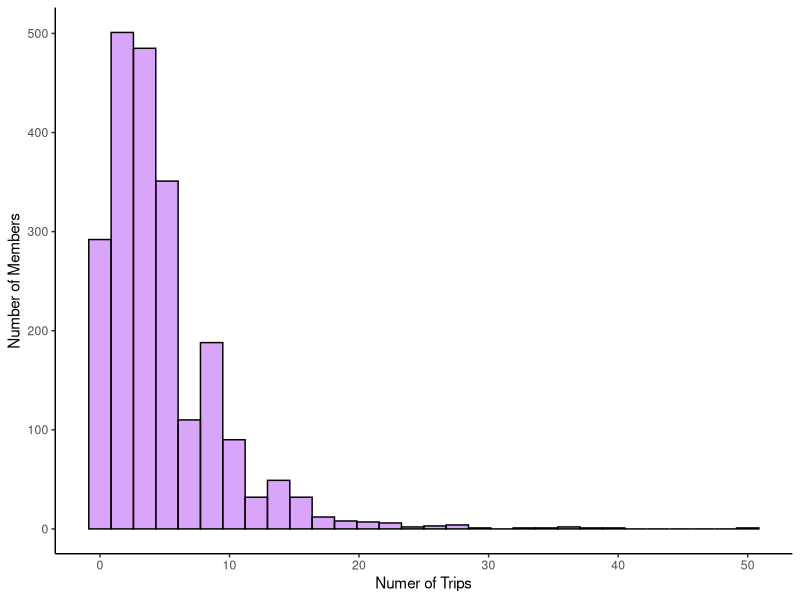
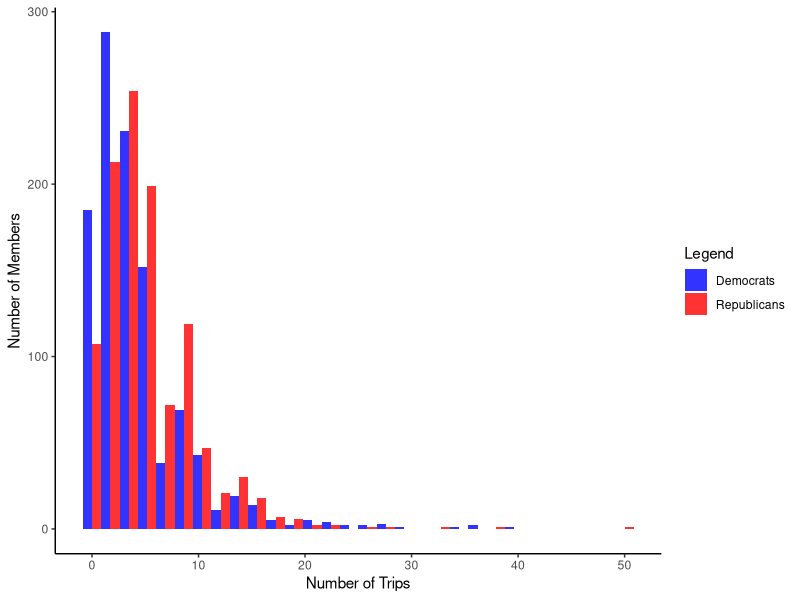

Write the R code that produced these figures, in order. (Note: this script raises an error after producing the figures.)
## ---- chunk 1
library(ggplot2)
library(MASS)
giftdata <- read.csv(file = "110-114Congresses.csv", header = TRUE, stringsAsFactors = FALSE)
ggplot(data = giftdata, aes(x=trips)) + geom_histogram(color="black", fill="purple", alpha=0.4) + theme_classic() + labs(x="Numer of Trips", y="Number of Members")
## ---- chunk 2
library(ggplot2)
library(RColorBrewer)
giftdata <- read.csv(file = "110-114Congresses.csv", header = TRUE, stringsAsFactors = FALSE)
ggplot(data = giftdata, aes(x = trips, fill = as.factor(party))) + geom_histogram(alpha=0.8, position="dodge") + theme_classic() + scale_fill_manual(name =c("Legend"), values=c("blue", "red"), labels=c("100"="Democrats", "200"="Republicans")) + labs(x="Number of Trips", y="Number of Members")
## ---- chunk 3
library(ggplot2)
library(dplyr)
library(RColorBrewer)
#set up data and multiplot function
giftdata <- read.csv(file = "110-114Congresses.csv", header = TRUE, stringsAsFactors = FALSE)
finalmodel <- glm.nb(trips ~ extreme*democrat + winpct + committee*democrat + seniority + chairman + party.leader + fourteenth + thirteenth + twelfth + eleventh, data = giftdata)
multiplot <- function(..., plotlist=NULL, file, cols=1, layout=NULL) {
  library(grid)

  # Make a list from the ... arguments and plotlist
  plots <- c(list(...), plotlist)

  numPlots = length(plots)

  # If layout is NULL, then use 'cols' to determine layout
  if (is.null(layout)) {
    # Make the panel
    # ncol: Number of columns of plots
    # nrow: Number of rows needed, calculated from # of cols
    layout <- matrix(seq(1, cols * ceiling(numPlots/cols)),
                    ncol = cols, nrow = ceiling(numPlots/cols))
  }

 if (numPlots==1) {
    print(plots[[1]])

  } else {
    # Set up the page
    grid.newpage()
    pushViewport(viewport(layout = grid.layout(nrow(layout), ncol(layout))))

    # Make each plot, in the correct location
    for (i in 1:numPlots) {
      # Get the i,j matrix positions of the regions that contain this subplot
      matchidx <- as.data.frame(which(layout == i, arr.ind = TRUE))

      print(plots[[i]], vp = viewport(layout.pos.row = matchidx$row,
                                      layout.pos.col = matchidx$col))
    }
  }
}

#predicted values
extremitydata <- data.frame(extreme = giftdata$extreme, democrat = 0, winpct = mean(giftdata$winpct), seniority = mean(giftdata$seniority), chairman = 0, committee = 0, party.leader = 0, fourteenth = 0, thirteenth = 0, twelfth = 0, eleventh = 0)
extremitydataD1 <- data.frame(extreme = giftdata$extreme, democrat = giftdata$democrat, winpct = mean(giftdata$winpct), seniority = mean(giftdata$seniority), chairman = 0, committee = 0, party.leader = 0, fourteenth = 0, thirteenth = 0, twelfth = 0, eleventh = 0)
extremitydataD1 <- filter(extremitydataD1, democrat == 1)
winpctdata <- data.frame(extreme = mean(giftdata$extreme), democrat = 0, winpct = giftdata$winpct, seniority = mean(giftdata$seniority), chairman = 0, committee = 0, party.leader = 0, fourteenth = 0, thirteenth = 0, twelfth = 0, eleventh = 0)
senioritydata <- data.frame(extreme = mean(giftdata$extreme), democrat = 0, winpct = mean(giftdata$winpct), seniority = giftdata$seniority, chairman = 0, committee = 0, party.leader = 0, fourteenth = 0, thirteenth = 0, twelfth = 0, eleventh = 0)
extremitydata$phat <- predict(finalmodel, extremitydata, type = "response")
extremitydataD1$phat <- predict(finalmodel, extremitydataD1, type = "response")
winpctdata$phat <- predict(finalmodel, winpctdata, type = "response")
senioritydata$phat <- predict(finalmodel, senioritydata, type = "response")

#prep for plots
extremitydataCI <- data.frame(extremitydata)
extremitydataCI <- cbind(extremitydataCI, predict(finalmodel, extremitydata, type = "link", se.fit = T))
extremitydataCI <- within(extremitydataCI, {
  Trips <- exp(fit)
  LL <- exp(fit - 1.96 * se.fit)
  UL <- exp(fit + 1.96 * se.fit)})

extremitydataD1CI <- data.frame(extremitydataD1)
extremitydataD1CI <- cbind(extremitydataD1CI, predict(finalmodel, extremitydataD1, type = "link", se.fit = T))
extremitydataD1CI <- within(extremitydataD1CI, {
  Trips <- exp(fit)
  LL <- exp(fit - 1.96 * se.fit)
  UL <- exp(fit + 1.96 * se.fit)})

winpctdataCI <- data.frame(winpctdata)
winpctdataCI <- cbind(winpctdataCI, predict(finalmodel, winpctdata, type = "link", se.fit = T))
winpctdataCI <- within(winpctdataCI, {
  Trips <- exp(fit)
  LL <- exp(fit - 1.96 * se.fit)
  UL <- exp(fit + 1.96 * se.fit)})

senioritydataCI <- data.frame(senioritydata)
senioritydataCI <- cbind(senioritydataCI, predict(finalmodel, senioritydata, type = "link", se.fit = T))
senioritydataCI <- within(senioritydataCI, {
  Trips <- exp(fit)
  LL <- exp(fit - 1.96 * se.fit)
  UL <- exp(fit + 1.96 * se.fit)})

#plots
mypalette <- brewer.pal(3,"Purples")
p1 <- ggplot(extremitydataCI, aes(extreme, Trips)) +
  geom_ribbon(aes(ymin = LL, ymax = UL, fill = democrat), alpha = .25) +
  geom_line(aes(colour = committee), size = 1) +
  labs(x = "Ideological Extremity", y = "Predicted Trips (Democrat = 0)") + guides(colour=FALSE, fill=FALSE) + scale_fill_distiller(palette = mypalette, type = "seq") + scale_color_distiller(palette = mypalette, type = "seq") + theme_classic()
p2 <- ggplot(extremitydataD1CI, aes(extreme, Trips)) +
  geom_ribbon(aes(ymin = LL, ymax = UL, fill = chairman), alpha = .25) +
  geom_line(aes(colour = party.leader), size = 1) +
  labs(x = "Ideological Extremity", y = "Predicted Trips (Democrat = 1)") + guides(colour=FALSE, fill=FALSE) + scale_fill_distiller(palette = mypalette, type = "seq") + scale_color_distiller(palette = mypalette, type = "seq") + theme_classic()
p3 <- ggplot(winpctdataCI, aes(winpct, Trips)) +
  geom_ribbon(aes(ymin = LL, ymax = UL, fill = committee), alpha = .25) +
  geom_line(aes(colour = committee), size = 1) +
  labs(x = "Win Percentage", y = "Predicted Trips") + guides(colour=FALSE, fill=FALSE) + scale_fill_distiller(palette = mypalette, type = "seq") + scale_color_distiller(palette = mypalette, type = "seq") + theme_classic()
p4 <- ggplot(senioritydataCI, aes(seniority, Trips)) +
  geom_ribbon(aes(ymin = LL, ymax = UL, fill = fourteenth), alpha = .25) +
  geom_line(aes(colour = fourteenth), size = 1) +
  labs(x = "Terms Served in the House", y = "Predicted Trips") + guides(colour=FALSE, fill=FALSE) + scale_fill_distiller(palette = mypalette, type = "seq") + scale_color_distiller(palette = mypalette, type = "seq") + theme_classic()

multiplot(p1, p3, p2, p4, cols=2)
